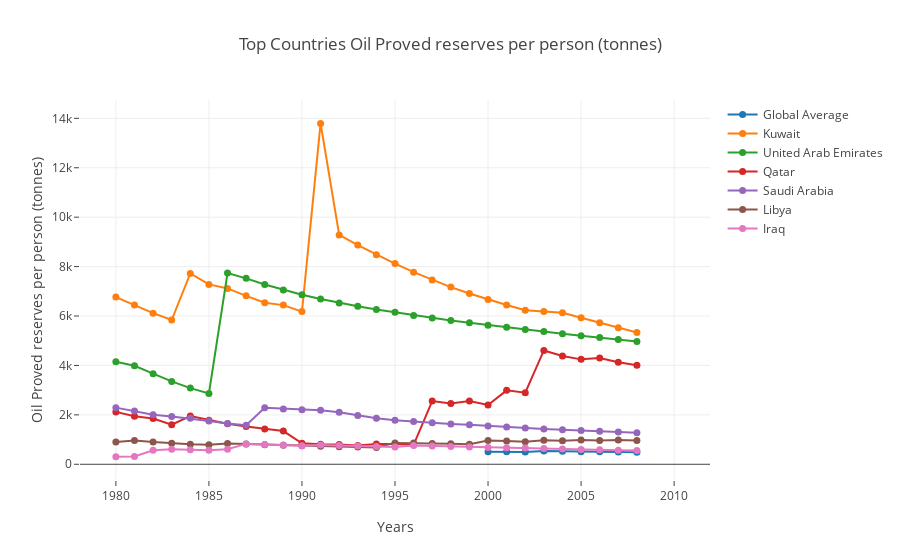

The notebook cell this image was saved under:
### Markdown cell above
### How much oil is left and where is it ?

### Code cell
explore_df(df['oil_reserves_per_capita'])
